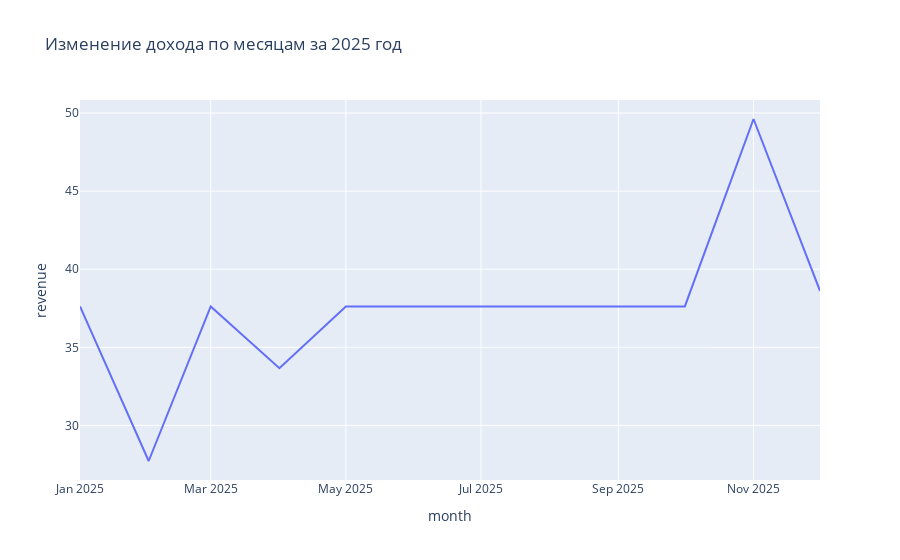

The notebook cell this image was saved under:
### Code cell
df_invoice = pd.read_sql(query, conn)

monthly_revenue = df_invoice.groupby('month')['revenue'].sum().reset_index()
fig4 = px.line(monthly_revenue, x='month', y='revenue', title='Изменение дохода по месяцам за 2025 год')
fig4.show()

### Figure 1 — Plotly figure (JSON) as saved in the notebook; plotly's stock layout.template omitted (floating-point values rounded to 4 significant figures)
{"data": [{"hovertemplate": "month=%{x}<br>revenue=%{y}<extra></extra>", "legendgroup": "", "line": {"color": "#636efa", "dash": "solid"}, "marker": {"symbol": "circle"}, "mode": "lines", "name": "", "orientation": "v", "showlegend": false, "type": "scatter", "x": ["2025-01-01T00:00:00", "2025-02-01T00:00:00", "2025-03-01T00:00:00", "2025-04-01T00:00:00", "2025-05-01T00:00:00", "2025-06-01T00:00:00", "2025-07-01T00:00:00", "2025-08-01T00:00:00", "2025-09-01T00:00:00", "2025-10-01T00:00:00", "2025-11-01T00:00:00", "2025-12-01T00:00:00"], "xaxis": "x", "y": [37.62, 27.72, 37.62, 33.66, 37.62, 37.62, 37.62, 37.62, 37.62, 37.62, 49.62, 38.62], "yaxis": "y"}], "layout": {"legend": {"tracegroupgap": 0}, "title": {"text": "Изменение дохода по месяцам за 2025 год"}, "xaxis": {"anchor": "y", "domain": [0, 1], "title": {"text": "month"}}, "yaxis": {"anchor": "x", "domain": [0, 1], "title": {"text": "revenue"}}}}
